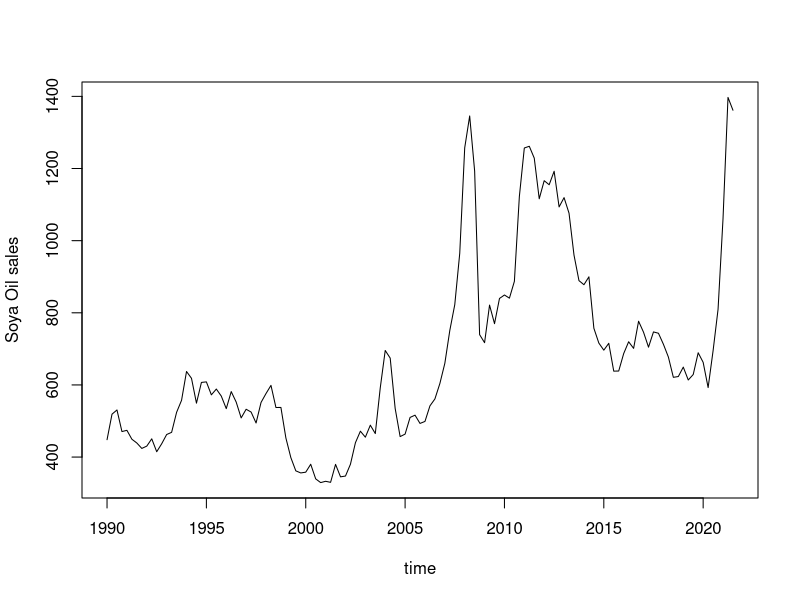
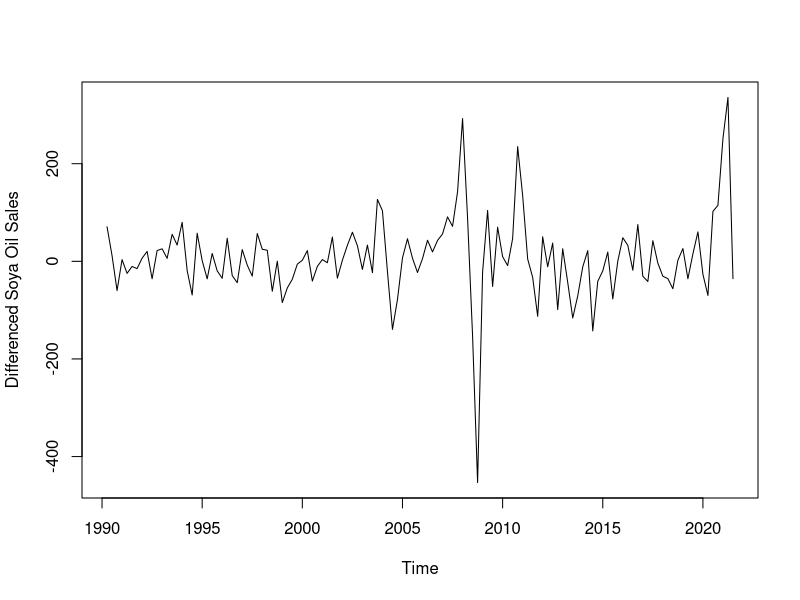
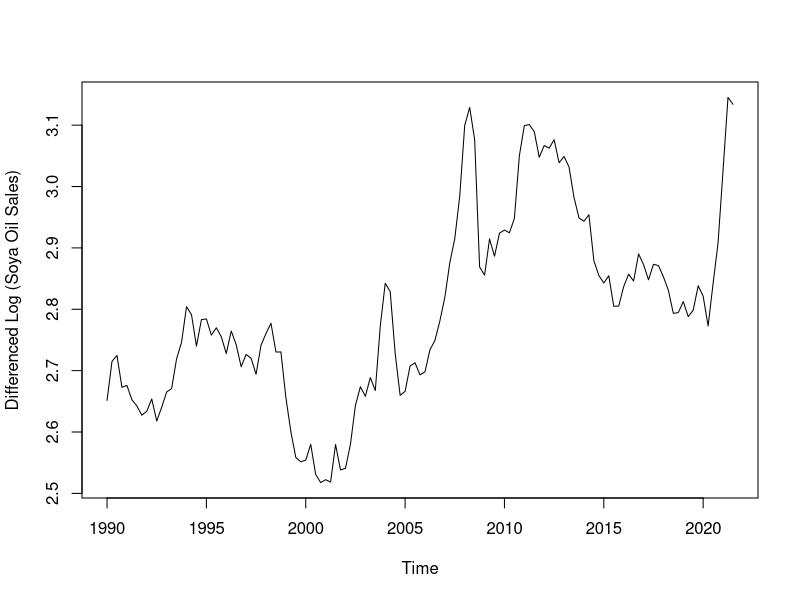
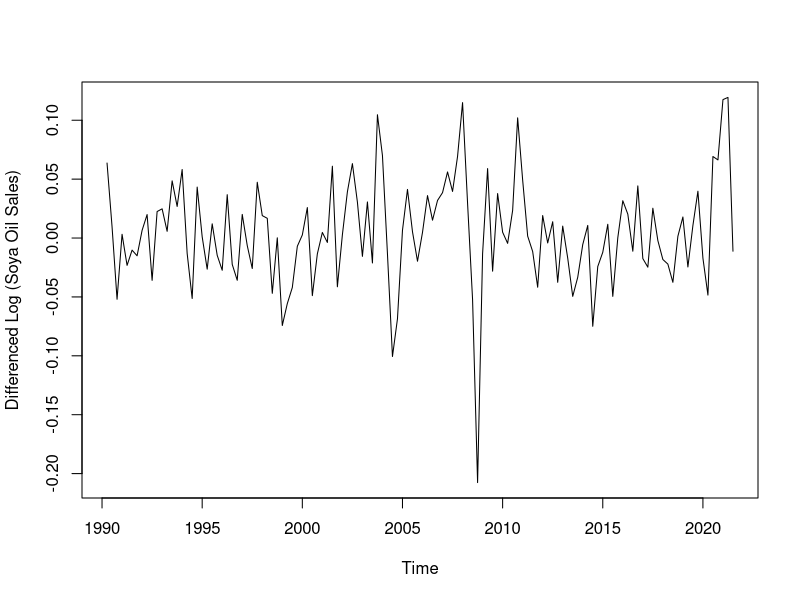
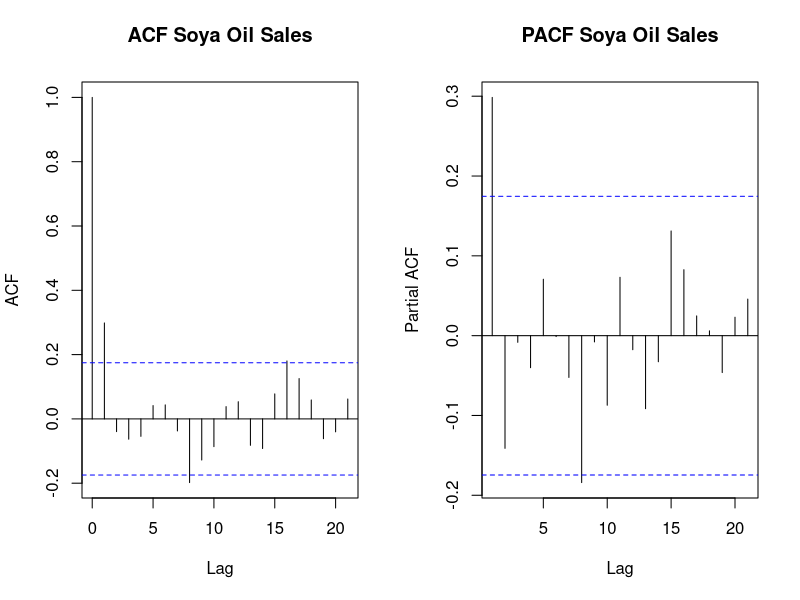
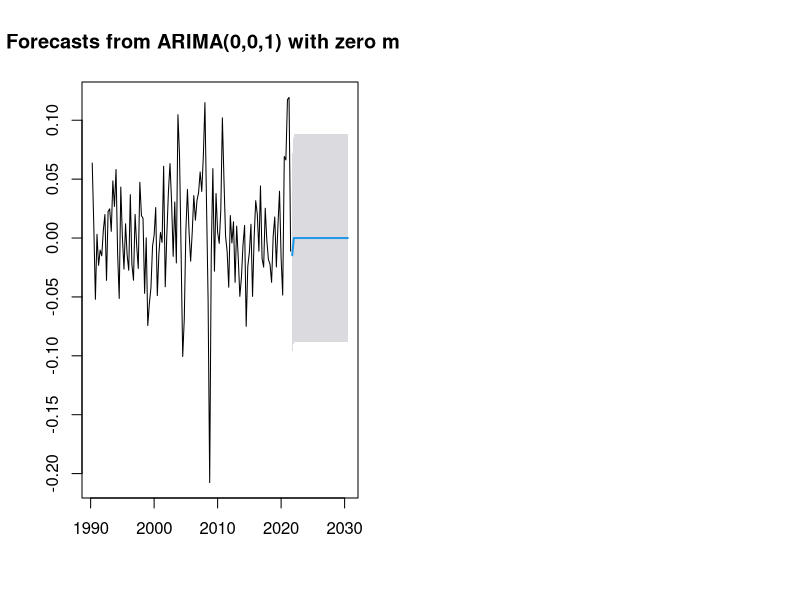

R code for these plots, in order:
## ---- chunk 1
knitr::opts_chunk$set(echo = TRUE)
## ---- chunk 2
rm(list=ls())
library('forecast')
library('tseries')
## ---- chunk 3
data=read.csv("soya_oil data set for TS forecast.csv")
class(data) # dataframe
## ---- chunk 4
data=ts(data$Dollar,start=c(1990,1),frequency=4)
class(data) # time series
# View(data)
## ---- chunk 5
plot(data,xlab='time',ylab='Soya Oil sales')
## ---- chunk 6
dd <- diff(data)
plot(dd,ylab='Differenced Soya Oil Sales')
## ---- chunk 7
ld <- log10(data)
plot(ld,ylab='Differenced Log (Soya Oil Sales)')
## ---- chunk 8
ld <- log10(data)
dld <- diff(ld)
plot(dld,ylab='Differenced Log (Soya Oil Sales)')
## ---- chunk 9
adf.test(dld)
## ---- chunk 10
par(mfrow=c(1,2))
acf(ts(dld),main="ACF Soya Oil Sales")
pacf(ts(dld),main="PACF Soya Oil Sales")
## ---- chunk 11
ARIMAfit=auto.arima(dld,ic="aic",trace=TRUE)
## ---- chunk 12
summary(ARIMAfit)
## ---- chunk 13
fc=forecast(ARIMAfit,level=c(95),h=3*12)
plot(fc)
## ---- chunk 14
summary(fc)
## ---- chunk 15
attributes(fc)
